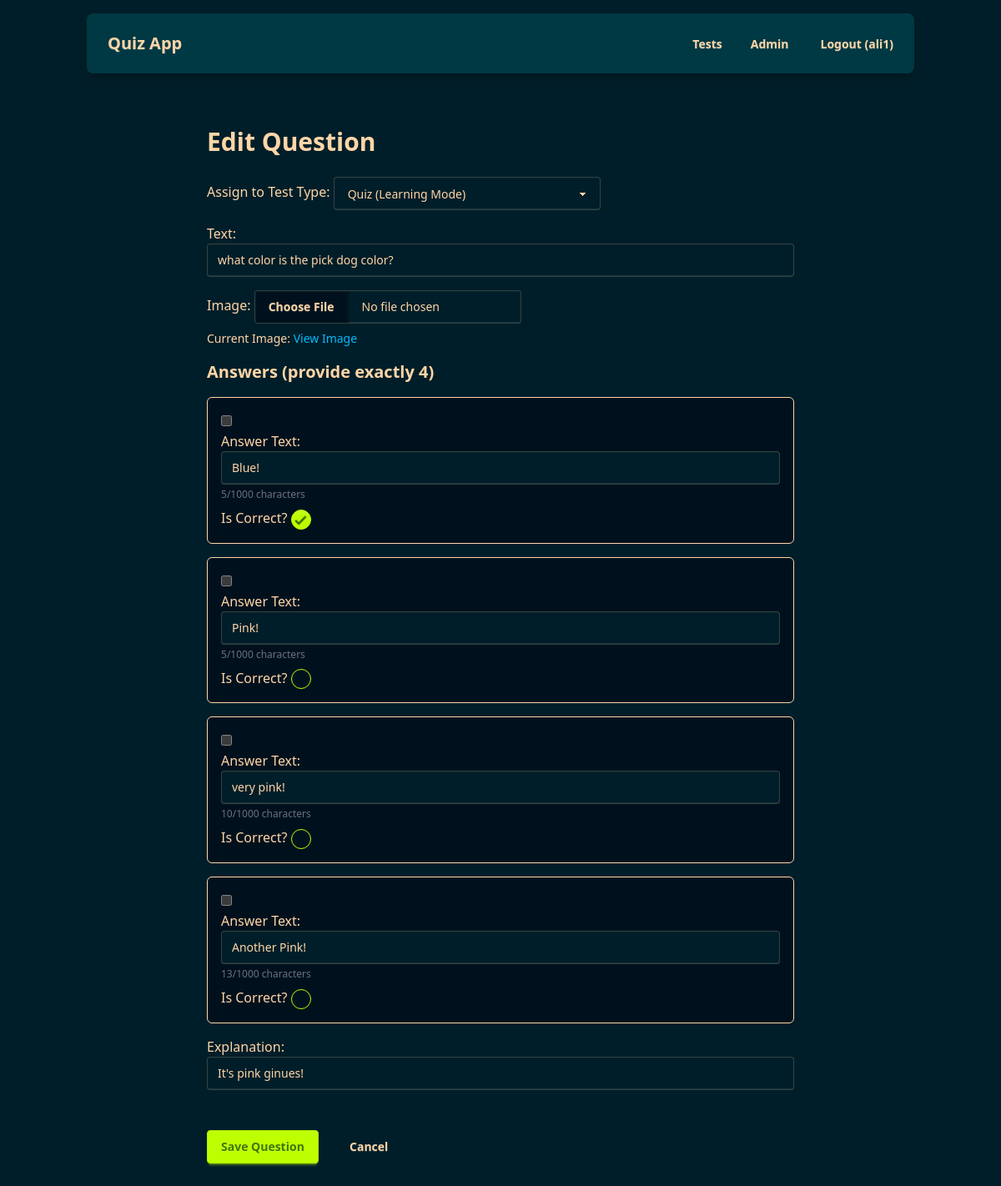
/quiz/admin/questions/edit/1/?next=/quiz/admin/questions/ (signed in), run on the app's committed database.
### quiz/models.py (models this page shows, shortened)
class Question(models.Model):
    test = models.ForeignKey(Test, related_name='questions', on_delete=models.CASCADE)
    text = models.TextField()
    image = models.ImageField(upload_to='question_images/', blank=True, null=True)
    explanation = models.TextField(blank=True)

### quiz/views.py (the view)
# urls.py: path('admin/questions/edit/<int:question_id>/', custom_admin_edit_question, name='custom_admin_edit_question'),
@user_passes_test(is_staff_check)
def custom_admin_edit_question(request, question_id):
    question = get_object_or_404(Question, id=question_id)
    AnswerInlineFormSet = inlineformset_factory(Question, Answer, form=AnswerForm, extra=0, can_delete=True) # Extra=0 for editing
    if request.method == 'POST':
        form = QuestionForm(request.POST, request.FILES, instance=question)
        formset = AnswerInlineFormSet(request.POST, request.FILES, instance=question)
        if form.is_valid() and formset.is_valid():
            answers_data = formset.cleaned_data
            has_correct_answer = any(answer.get('is_correct') for answer in answers_data if not answer.get('DELETE'))
            if has_correct_answer:
                valid_answers_count = sum(1 for form in formset if not form.cleaned_data.get('DELETE'))
                if valid_answers_count == 4:
                    form.save()
                    formset.save()
                    messages.success(request, "Question updated successfully.")
                    next_url = request.POST.get('next') or request.GET.get('next')
                    if next_url:
                        return redirect(next_url)
                    return redirect('custom_admin_questions') # Fallback to general questions list
                else:
                    form.add_error(None, "Please ensure exactly 4 answers remain.") # Add error to main form
            else:
                form.add_error(None, "Please mark at least one answer as correct.") # Add error to main form
        else:
            if not form.is_valid():
                messages.error(request, "Please correct the errors in the question form.")
            if not formset.is_valid():
                messages.error(request, "Please correct the errors in the answers.")
    else: # GET request
        form = QuestionForm(instance=question)
        formset = AnswerInlineFormSet(instance=question) # Populate formset with existing answers
    context = {
        'form': form,
        'formset': formset,
        'question': question,
        'is_edit': True,
    }
    return render(request, 'quiz/custom_admin/question_form.html', context)

### quiz/forms.py
class QuestionForm(forms.ModelForm):
    class Meta:
        model = Question
        fields = ['test', 'text', 'image', 'explanation']
        widgets = {
            'text': forms.Textarea(attrs={'rows': 4, 'class': 'textarea textarea-bordered w-full'}),
            'explanation': forms.Textarea(attrs={'rows': 3, 'class': 'textarea textarea-bordered w-full'}),
            'test': forms.Select(attrs={'class': 'select select-bordered w-full max-w-xs'}),
            'image': forms.FileInput(attrs={'class': 'file-input file-input-bordered w-full max-w-xs'}),
        }
        labels = {
            'test': 'Assign to Test Type',
        }

### quiz/models.py (called while the page is built)
    def __str__(self):
        return f"{self.name} ({self.get_test_type_display()})"

### quiz/views.py (called while the page is built)
def is_staff_check(user):
    return user.is_staff

### quiz/templates/quiz/custom_admin/question_form.html (shortened to what this page needs)
{% extends 'quiz/base.html' %}
{% block content %}
<div class="max-w-3xl mx-auto bg-base-100 p-8 rounded-xl shadow-md">
    <h2 class="text-3xl font-bold mb-6">{% if is_edit %}Edit Question{% else %}Add New Question{% endif %}</h2>
    <form method="post" enctype="multipart/form-data">
        <div class="form-control mb-4">
            {{ form.test.label_tag }}
            {{ form.test }}
        </div>
        <div class="form-control mb-4">
            {{ form.text.label_tag }}
            <textarea
                name="{{ form.text.html_name }}"
                id="{{ form.text.id_for_label }}"
                class="textarea textarea-bordered w-full resize-none overflow-hidden min-h-[2.5rem]"
                placeholder="Enter your question text..."
                oninput="autoResize(this)"
                rows="1">{{ form.text.value|default:'' }}</textarea>
        </div>
        <div class="form-control mb-4">
            {{ form.image.label_tag }}
            {{ form.image }}
            {% if form.instance.image and form.instance.image.url %}
            <p class="text-sm mt-2">Current Image: <a href="{{ form.instance.image.url }}" target="_blank"
                    class="text-info hover:underline">View Image</a></p>
            {% endif %}
        </div>
        <h3 class="text-xl font-semibold mb-4">Answers (provide exactly 4)</h3>
        {% for answer_form in formset %}
        <div class="border p-4 rounded-md mb-4 bg-base-200">
            {{ answer_form.DELETE }}
            <div class="form-control mb-2">
                {{ answer_form.text.label_tag }}
                {{ answer_form.text }}
                <div class="text-xs text-gray-500 mt-1">
                    <span id="char-count-{{ answer_form.text.id_for_label }}">0</span>/1000 characters
                </div>
            </div>
            <div class="form-control flex-row items-center">
                {{ answer_form.is_correct.label_tag }}
                {{ answer_form.is_correct }}
            </div>
        </div>
        {% endfor %}
        <div class="form-control mb-6">
            {{ form.explanation.label_tag }}
            <textarea
                name="{{ form.explanation.html_name }}"
                id="{{ form.explanation.id_for_label }}"
                class="textarea textarea-bordered w-full resize-none overflow-hidden min-h-[2.5rem]"
                placeholder="Enter explanation for this question..."
                oninput="autoResize(this)"
                rows="1">{{ form.explanation.value|default:'' }}</textarea>
        </div>
        <button type="submit" class="btn btn-primary mt-6">Save Question</button>
        {% if request.GET.next %}
            <a href="{{ request.GET.next }}" class="btn btn-ghost mt-6 ml-4">Cancel</a>
        {% else %}
            <a href="{% url 'custom_admin_questions' %}" class="btn btn-ghost mt-6 ml-4">Cancel</a>
        {% endif %}
    </form>
</div>
{% endblock %}

### quiz/templates/quiz/navbar.html (shortened to what this page needs)
{% load static %}
<div class="navbar bg-neutral text-neutral-content rounded-box shadow-lg mb-8">
  <div class="navbar-start">
    <a href="{% url 'landing_page' %}" class="btn btn-ghost normal-case text-xl">Quiz App</a>
  </div>
  <div class="navbar-end">
    <ul class="menu menu-horizontal px-1 hidden md:flex text-neutral-content">
      <li><a href="{% url 'test_list' %}" class="btn btn-ghost">Tests</a></li>
      {% if user.is_authenticated and user.is_staff %}
        <li class="dropdown">
          <div tabindex="0" role="button" class="btn btn-ghost">
              Admin
          </div>
        </li>
      {% endif %}
    </ul>
     <div class="hidden md:flex">
         {% if user.is_authenticated %}
           <form action="{% url 'logout' %}" method="post" class="inline-block">{% csrf_token %}<button type="submit" class="btn btn-ghost">Logout ({{ user.username }})</button></form>
         {% else %}
           <a href="{% url 'login' %}" class="btn btn-primary">Login</a>
           <a href="{% url 'signup' %}" class="btn btn-primary ml-2">Sign Up</a>
         {% endif %}
     </div>
  </div>
</div>

### data on the page
Question: test "Quiz (Learning Mode)", text "what color is the pick dog color?", explanation "It's pink ginues!"

### other printed values
{{ user.username }} "ali1"
{{ answer_form.text.label_tag }} "Answer Text:" "Answer Text:" "Answer Text:" "Answer Text:"
{{ answer_form.is_correct.label_tag }} "Is Correct?" "Is Correct?" "Is Correct?" "Is Correct?"
